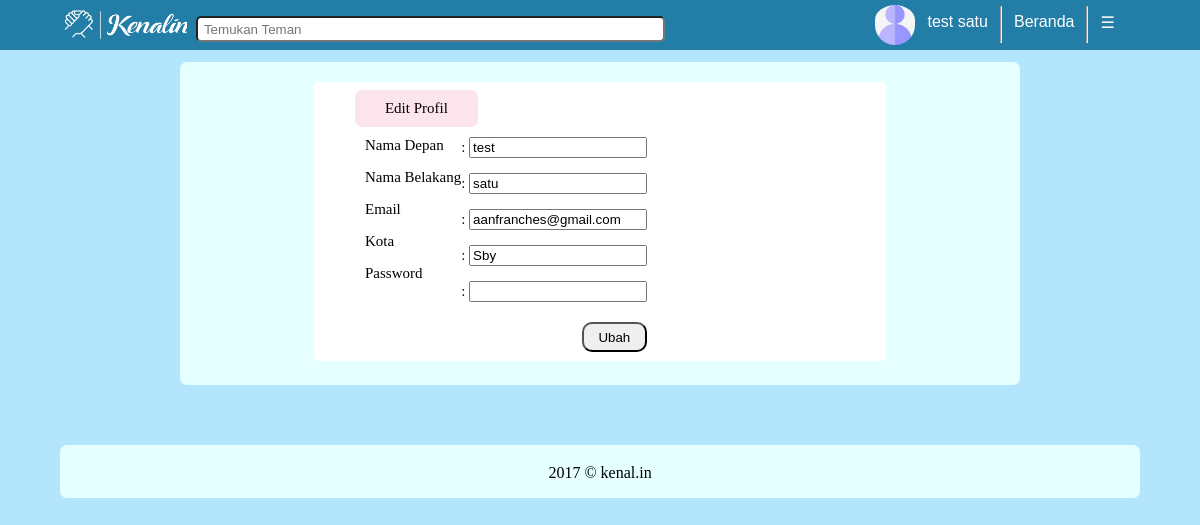
Page /edit_profil.php (signed in) on the committed database.
### tables this page shows
CREATE TABLE `akun` (
  `NAMA_DEPAN` varchar(50) NOT NULL,
  `NAMA_BELAKANG` varchar(50) NOT NULL,
  `EMAIL` varchar(50) NOT NULL,
  `JENKEL` char(1) NOT NULL,
  `TGL_LAHIR` varchar(30) NOT NULL,
  `KOTA` varchar(40) NOT NULL,
  `USERNAME` varchar(30) NOT NULL,
  `PASSWORD` varchar(64) NOT NULL
);

### edit_profil.php (the view, shortened to what this page needs)
<!DOCTYPE html>
<html>
    <head>
        <link href="css/style.css" rel="stylesheet" type="text/css" />
    </head>
    <body>
        <?php
        include "main/connect.php";
        $username = $_SESSION['user'];
        $tampil = $dbh->prepare("SELECT * from akun WHERE USERNAME = :USERNAME");
        $tampil->bindValue(':USERNAME', $username);
        $tampil->execute();
        foreach ($tampil as $row) {
            $dnama = $row['NAMA_DEPAN'];
            $bnama = $row['NAMA_BELAKANG'];
            $email = $row['EMAIL'];
            $kota = $row['KOTA'];
        }
        if ((isset($_POST['button1'])) && (panggil())) {
            $update = $dbh->prepare("UPDATE akun SET NAMA_DEPAN = :NAMA_DEPAN, NAMA_BELAKANG = :NAMA_BELAKANG, EMAIL = :EMAIL, KOTA = :KOTA WHERE USERNAME = :USERNAME");
            $update->bindValue(':NAMA_DEPAN', $_POST['dnama']);
            $update->bindValue(':NAMA_BELAKANG', $_POST['bnama']);
            $update->bindValue(':EMAIL', $_POST['Email']);
            $update->bindValue(':KOTA', $_POST['Kota']);
            $update->bindValue(':USERNAME', $username);
            $update->execute();
            header("Location: profil.php");
        } else {
            ?>
            <?php include "inc/header.inc";  ?>
            <div class="content">
                <div class="content-edit">
                    <button class="tombol-status"> Edit Profil </button> <br>
                    <form method="POST" action="<?php echo htmlspecialchars($_SERVER["PHP_SELF"]); ?>">
                        <div class="atur_profil_status">
                            <div>
                                Nama Depan
                                <p class="jarak"> Nama Belakang
                                <p class="jarak"> Email
                                <p class="jarak"> Kota
                                <p class="jarak"> Password
                            </div>
                            <div>
                                : <input id="dnama" name="dnama" type="text" class="input-register" value="<?php echo $dnama; ?>" />
                                <p>
                                    : <input id="bnama" name= "bnama" type="text" class="input-register" value="<?php echo $bnama; ?>" />
                                <p>
                                    : <input id="Email" name= "Email" type="text" class="input-register" value="<?php echo $email; ?>" />
                                <p>
                                    : <input id="Kota" name="Kota" type="text" class="input-register" value="<?php echo $kota; ?>" />
                                <p>
                                    : <input id="Password" name="Password" type="Password" class="input-register" value="" />
                                <p>
                                    <input type="submit" value="Ubah" name="button1" class="button-edit" />
                            </div>
                        </div>
                    </form>
                <?php }
                ?>
            </div>
        </div>
        <?php include "inc/footer.inc"  ?>
    </body>
</html>

### inc/header.inc (shortened to what this page needs)
<?php
    global $dbh;
    $query = $dbh->prepare("SELECT * FROM akun WHERE USERNAME = :USER");
    $query->bindValue(':USER', $_SESSION['user']);
    $query->execute();
    foreach ($query as $row) {
        $NamaAkun = $row['NAMA_DEPAN'] . " " . $row['NAMA_BELAKANG'];
    }
?>
<div class="header">
    <div class="jarak_logo">
        <a href="index.php"> <img alt="logo" src="gambar/logo.png" class="logo"> </a>
    </div>
    <div class="header_letak">
        <form action="cari_teman.php" method="get">
            <input id="cari" name= "cari" type="text" placeholder="Temukan Teman" class="cari" />
        </form>
    </div>
    <div class="atur_pesan">
        <div class="dropdown">
            <button class="dropbtn"> &#9776; </button>
        </div>
    </div>
    <div class="atur_profil">
        <hr class="garis"/>
    </div>
    <div class="atur_profil">
        <form action="index.php"> <button class="pesan"> Beranda </button> </form>
    </div>
    <div class="atur_profil">
        <hr class="garis"/>
    </div>
    <div class="atur_profil">
        <form action="profil.php?profil=<?php echo $_SESSION['user']; ?>"> <button class="nama_profil"> <?php echo $NamaAkun ?> </button> </form>
    </div>
    <div class="atur_profil">
        <a href="profil.php?profil=<?php echo $_SESSION['user']; ?>"> <img alt="logo" src="gambar/muslimah.jpg" class="profil"> </a>
    </div>
</div>

### css/style.css (style rules this page uses)
body { background-color: #b3e5fc; font-family: comic sans ms; margin:0px; }
div.header, .header_letak, .jarak_logo, .atur_profil { height: 50px; background-color: #237ea7; }
.header_letak, .jarak_logo { float: left; }
.jarak_logo { padding-left:4.5%; }
.logo { height:80%; padding-left:5%; padding-bottom:3%; padding-top:3%; }
a { text-decoration: none; }
.cari { margin-top: 9%; width: 250%; height :20px; border-radius:5px; margin-left:5%; padding-left:3%; }
.atur_pesan { float:right; padding-right:6.6%; }
.pesan, .nama_profil { color: white; padding-top:13px; padding-bottom:16px; font-size: 16px; border:none; background-color: #237ea7; }
.atur_profil { float:right; padding-right:0.5%; }
.profil, .profil2, .gambar-komentar { height:80%; padding-top: 5px; border-radius:50px; }
.garis { height:35px; width:1%; margin-top:6px; }
.dropbtn { color: white; padding-top:13px; padding-bottom:14px; font-size: 16px; border:none; background-color: #237ea7; }
.dropdown { position: relative; display:inlin-block; }
div.content , .content-profil { padding: 1%; margin-top: 1%; margin-left: 15%; margin-right: 15%; background-color: #e6ffff; border-radius:7px; }
.content-status, .content-komentar, .content-profil-foto, .content-profil, .content-edit { font-family: calibri; padding: 1%; margin-top: 1%; margin-bottom:1.5%; margin-left: 22%; margin-right: 22%; background-color: white; border-radius:5px; display: flow-root; }
.tombol-status, .tombol-profil { background-color: #fce4ec; font-family: calibri; font-size: 15px; border: none; border-radius:7px; width:25%; padding-bottom:2%; padding-top:2%; }
.atur_profil_status { float: left; background-color: white; display: inline-flex; margin-top:2%; margin-left:2%; }
hr { width:70%; margin-top:5%; }
.content-edit { margin-left: 15%; margin-right: 15%; padding-left: 5%; padding-right: 5%; font-family: Comic Sans MS; font-size: 15px; }
.button-edit { float:right; padding-left:8%; padding-right:8%; padding-top: 3%; padding-bottom: 3%; border-radius:10px; margin-top:3%; }
.input-register { width:170px; }

### rows in the picture
akun: NamaAkun "test satu", dnama "test", bnama "satu", Email "aanfranches@gmail.com", Kota "Sby"
